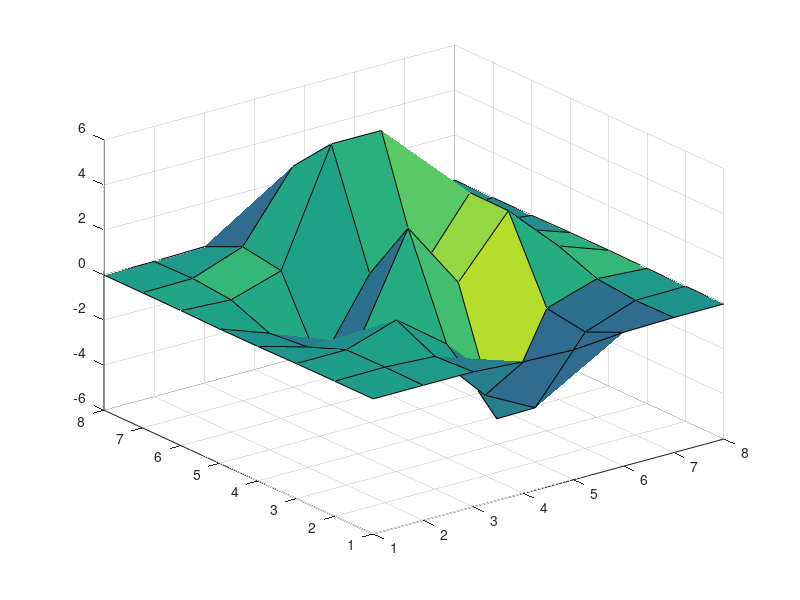

This chart was generated by the following MATLAB code: (Note: this script raises an error after producing the figure.)
%=============================================================================
% Copyright (c) 2026-present Allan CORNET (Nelson)
%=============================================================================
% This file is part of Nelson.
%=============================================================================
% LICENCE_BLOCK_BEGIN
% SPDX-License-Identifier: LGPL-3.0-or-later
% LICENCE_BLOCK_END
%=============================================================================
% <--ADV-CLI MODE-->
%=============================================================================
f = figure('Visible', 'off');
h = surfl(peaks(8));
asserts.istrue(isgraphics(h, 'surface'));
asserts.isequal(h.FaceLighting, 'flat');
asserts.isequal(h.EdgeLighting, 'none');
asserts.isapprox(h.AmbientStrength, 0.3, 1e-12);
asserts.isapprox(h.DiffuseStrength, 0.6, 1e-12);
asserts.isapprox(h.SpecularStrength, 0.9, 1e-12);
asserts.isequal(size(h.CData), [8 8]);
ax = ancestor(h, 'axes');
asserts.isequal(ax.View, [-37.5 30]);
lights = findobj(ax, 'Type', 'light');
asserts.isequal(numel(lights), 0);
asserts.isequal(ax.CLim, [0 1]);
close(f);
%=============================================================================
f = figure('Visible', 'off');
ax = axes();
h = surfl(ax, peaks(6), 'FaceColor', 'interp');
asserts.isequal(h.Parent, ax);
asserts.isequal(h.FaceColor, 'interp');
close(f);
%=============================================================================
f = figure('Visible', 'off');
h = surfl(peaks(8), 'light');
asserts.isequal(numel(h), 2);
asserts.istrue(isgraphics(h(1), 'surface'));
asserts.istrue(isgraphics(h(2), 'light'));
asserts.isapprox(h(1).AmbientStrength, 0.55, 1e-12);
asserts.isapprox(h(1).DiffuseStrength, 0.6, 1e-12);
asserts.isapprox(h(1).SpecularStrength, 0.4, 1e-12);
asserts.isequal(h(2).Style, 'infinite');
close(f);
%=============================================================================
